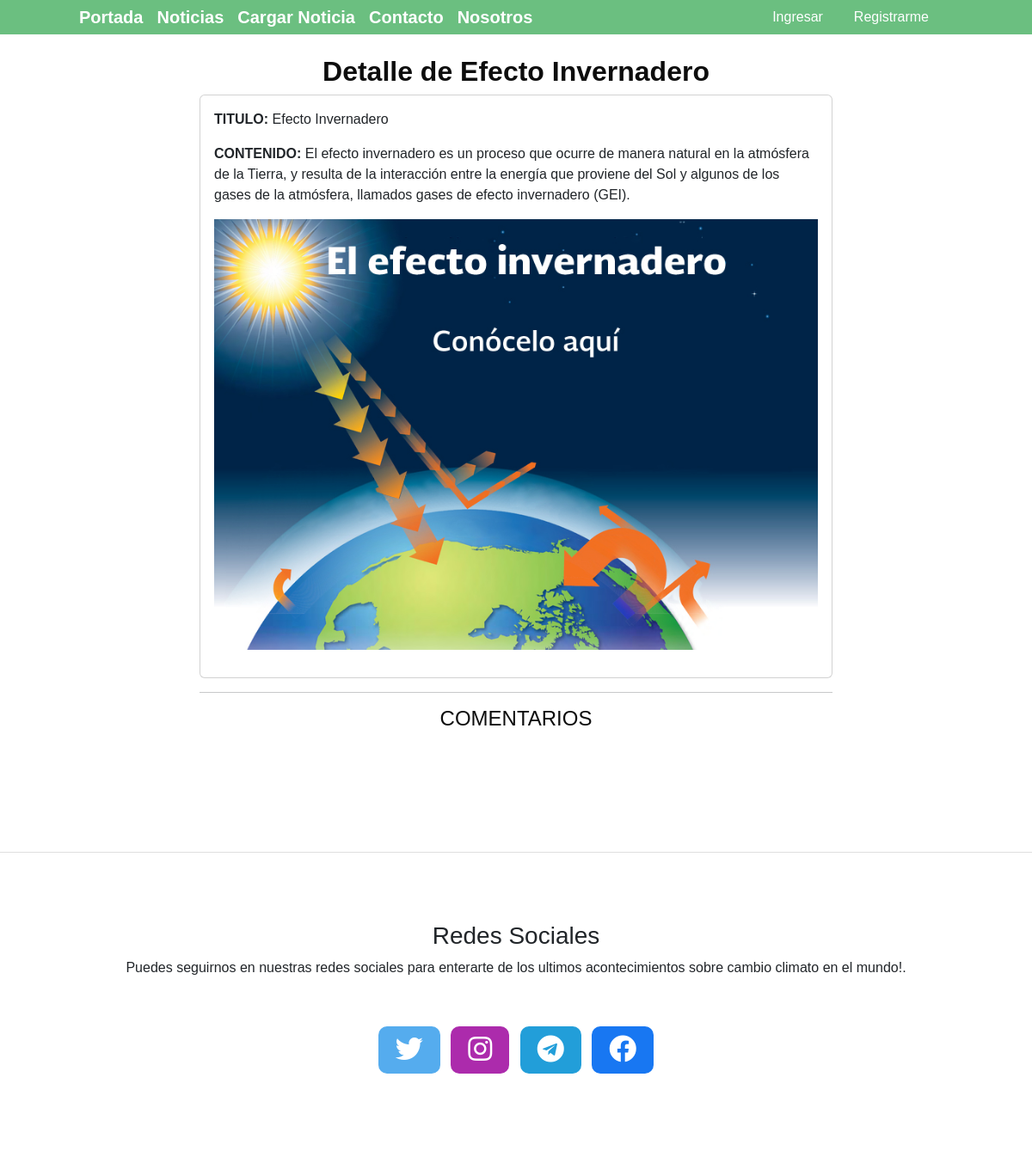
Page /noticias/Detalle/10 on the committed database.
### apps/noticias/models.py (models this page shows, shortened)
class Noticia(models.Model):
	creado = models.DateTimeField(
		'creado',
		auto_now_add=True
	)
	modificado = models.DateTimeField(
		'modificado',
		auto_now=True
	)
	titulo = models.CharField(max_length = 250)
	contenido = models.TextField()
	imagen = models.ImageField(upload_to = 'noticias')
	categoria = models.ForeignKey(Categoria, on_delete = models.CASCADE)
	usuario = models.ForeignKey(User, on_delete = models.CASCADE)

### apps/noticias/views.py (the view)
# urls.py: path('Detalle/<int:pk>', views.Detalle_noticia, name ='detalle_noticia'),
def Detalle_noticia(request, pk):
	ctx = {}
	n = Noticia.objects.get(pk = pk)
	ctx['noticia'] = n
	com = Comentario.objects.filter(noticia = n)
	ctx['comentarios'] = com
	return render(request,'noticias/detalle_noticia.html', ctx)

### templates/noticias/detalle_noticia.html (shortened to what this page needs)
{% extends 'base.html' %}
{% block contenido %}
<div class="container">
	<div class="row justify-content-center">
		<div class="col-md-8">
			<h1 class="text-center titulo_secundario">Detalle de {{noticia.titulo}}</h1>
			<div class="card">
				<div class="card-body">
					<p><strong>TITULO:</strong> {{noticia.titulo}}</p>
					<p><strong>CONTENIDO:</strong> {{noticia.contenido}}</p>
					<p class="img_detalle_noticia"><img src="{{noticia.imagen.url}}" class="img-fluid" alt="Noticia Imagen"></p>
				</div>
			</div>
			<hr>
			<h4 class="text-center subtitulo_secundario">COMENTARIOS</h4>
			<div style="height: 100px;"></div>
		</div>
	</div>
</div>
{% endblock contenido %}

### templates/base.html (shortened to what this page needs)
{% load static %}
<!DOCTYPE html>
<html lang="en">
<head>
    <link rel="stylesheet" href="https://cdnjs.cloudflare.com/ajax/libs/font-awesome/5.15.4/css/all.min.css">
    <link href="https://cdn.jsdelivr.net/npm/bootstrap@5.3.2/dist/css/bootstrap.min.css" rel="stylesheet">
    <link rel="stylesheet" href="{% static 'css/forms.css' %}">
    <link rel="stylesheet" href="{% static 'css/main.css' %}">
    <link rel="stylesheet" href="{% static 'css/buttons.css' %}">
    <link rel="stylesheet" href="{% static 'css/navbar.css' %}">
    <link rel="stylesheet" href="{% static 'css/footer.css' %}">
    <link rel="stylesheet" href="{% static 'css/comentario.css' %}">
</head>
<body>
    <div class="container">
        <nav id="navbar" class="navbar fixed-top navbar-expand-lg navbar-dark" data-spy="affix">
            <div class="container-fluid">
                <a class="navbar-brand fw-bold" href="{% url 'inicio' %}">Portada</a>
                <a class="navbar-brand fw-bold" href="{% url 'noticias:home_noticias' %}">Noticias</a>
                <a class="navbar-brand fw-bold" href="{% url 'noticias:cargar_noticia' %}">Cargar Noticia</a>
                <a class="navbar-brand fw-bold" href="{% url 'contacto' %}">Contacto</a>
                <a class="navbar-brand fw-bold" href="{% url 'nosotros'%}">Nosotros</a>
                <div class="collapse navbar-collapse" id="navbarSupportedContent">
                    <ul class="navbar-nav ms-auto">
                        {% if user.is_authenticated %}
                            <li class="nav-item">
                                <a class="nav-link" href="{% url 'usuarios:perfil'%}">Perfil</a>
                            </li>
                            <li class="nav-item">
                                <a class="nav-link" href="{% url 'logout'%}">Salir</a>
                            </li>
                        {% else %}
                            <li class="nav-item">
                                <a class="nav-link" href="{% url 'login'%}">Ingresar</a>
                            </li>
                            <li class="nav-item">
                                <a class="nav-link" href="{% url 'usuarios:registro_usuario' %}">Registrarme</a>
                            </li>
                        {% endif %}
                    </ul>
                </div>
            </div>
        </nav>
    </div>
    <main class="contenidoPrincipal">
        {% block contenido %}
        {% endblock %}
    </main>
    <footer class="footer card-footer pieDePagina">
        <div class="container my-5" >
            <footer class="text-center">
                <div class="container p-4 pb-0 d-flex align-items-center justify-content-center">
                    <h3 >
                        Redes Sociales
                    </h3>
                </div>
                <div>
                    <p>
                        Puedes seguirnos en nuestras redes sociales para enterarte de los ultimos acontecimientos sobre cambio climato en el mundo!.
                    </p>
                </div>
                <div class="container p-1 pb-0 d-flex align-items-center justify-content-center">
                    <section class="mb-4">
                        <a class="btn btn-primary btn-floating m-1 iconos" style="background-color: #55acee;" href="https://twitter.com/#"
                            rel="noopener noreferrer" target="_blank" role="button"><i class="fab fa-2x fa-twitter"></i></a>
                        <a class="btn btn-primary btn-floating m-1 iconos" style="background-color: #ac2bac;" href="https://instagram.com/#"
                            rel="noopener noreferrer" target="_blank" role="button"><i class="fab fa-2x fa-instagram"></i></a>
                        <a class="btn btn-primary btn-floating m-1 iconos" style="background-color: #229ED9    ;" href="https://t.me/#"
                            rel="noopener noreferrer" target="_blank" role="button"><i class="fab fa-2x fa-telegram"></i></a>
                        <a class="btn btn-primary btn-floating m-1 iconos" style="background-color: #1877f2;" href="https://github.com/#"
                            rel="noopener noreferrer" target="_blank" role="button"><i class="fab fa-2x fa-facebook"></i></a>
                    </section>
            </footer>
        </div>
    </footer>
</body>
</html>

### static/css/main.css (style rules this page uses)
* { box-sizing: border-box; }
body { font-family: Arial, sans-serif; background-color: #fff; }
.titulo_secundario { font-size: 2rem; color: #0d0d0d; text-align: center; margin-top: 1rem; margin-bottom: 0.5rem; font-weight: bold; }
.subtitulo_secundario { font-size: 1.5rem; color: #0d0d0d; text-align: center; margin-top: 1rem; margin-bottom: 0.5rem; font-weight: lighter; }
section { margin-top: 1em; padding: 1em; }
.contenidoPrincipal { margin-top: 3rem; }

### static/css/buttons.css (style rules this page uses)
.btn { background-color: #0d0d0d; border: none; color: white; padding: 10px 20px; text-align: center; text-decoration: none; display: inline-block; font-size: 16px; }

### static/css/navbar.css (style rules this page uses)
#navbar { list-style-type: none; margin: 0; padding-left: 5rem; padding-right: 5rem; padding-top: 0rem; padding-bottom: 0rem; overflow: hidden; transition: background-color 0.3s ease; }
#navbar ul { display: flex; }
#navbar li { margin-right: 20px; }
#navbar a { text-decoration: none; color: white; }
#navbar.scroll-bg { background-color: #6bbf80; }

### static/css/footer.css (style rules this page uses)
.card-footer { padding: 0.75rem 1.25rem; background-color: #262626; border-top: 1px solid rgba(0, 0, 0, 0.125); border-radius: 0 0 calc(0.25rem - 1px) calc(0.25rem - 1px); }
.footer { background: transparent; padding-top: 0.5rem; }
.pieDePagina { margin-top: 2rem; }
.iconos { background-color: #262626; border-radius: 10px; }

### static/css/comentario.css (style rules this page uses)
.img_detalle_noticia { display: flex; justify-content: center; }

### rows in the picture
Noticia: titulo "Efecto Invernadero", contenido "El efecto invernadero es un proceso que ocurre de manera natural en la atmósfera de la Tierra, y resulta de la interacción entre la energía que proviene del Sol y algunos de los gases de la atmósfera, llamados gases de efecto invernadero (GEI).", imagen (picture)
